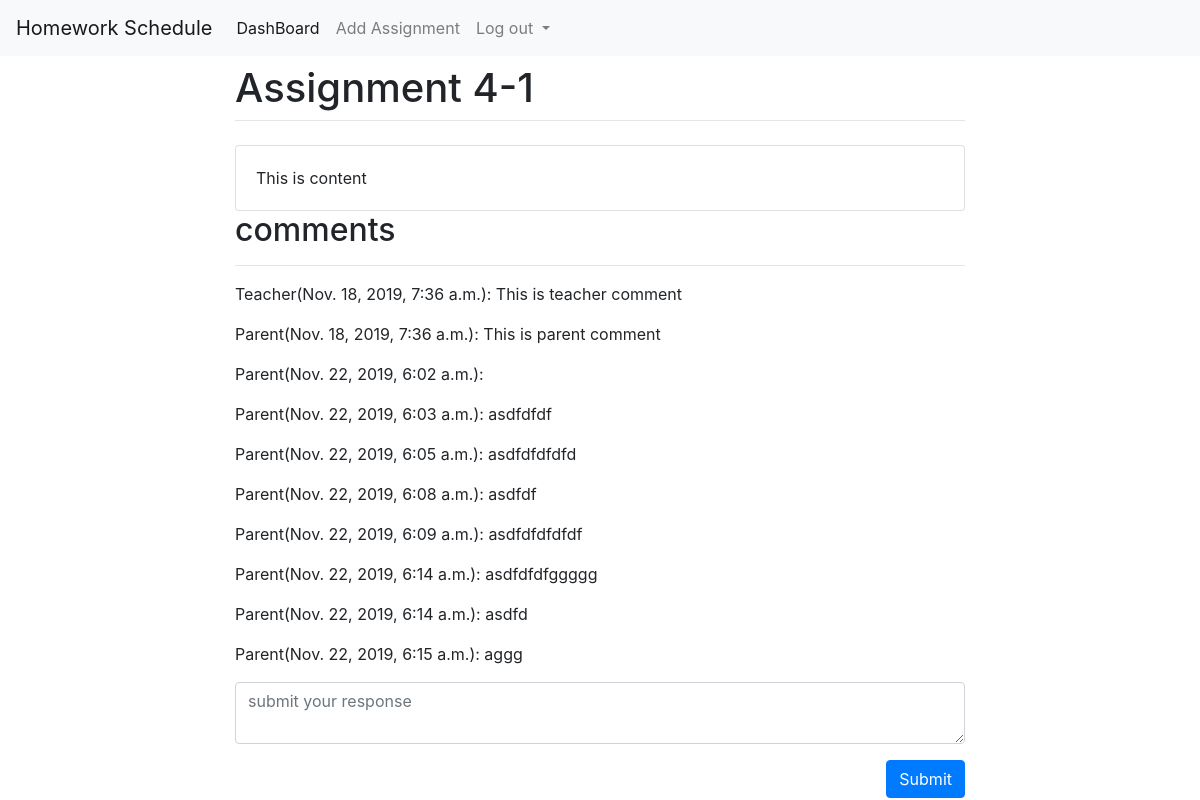
/assignment_preview/7/, run on the app's committed database.
### homeworkScheduleWeb/models.py (models this page shows)
class Assignment(models.Model):
    name = models.TextField(default='', null=False)
    content = models.TextField(default='', null=False)
    class_id = models.ForeignKey('ClassName', on_delete=models.CASCADE, null=False)

class Comment(models.Model):
    content = models.TextField(default='', null=False)
    assignment_id = models.ForeignKey('Assignment', related_name='comments', on_delete=models.CASCADE, null=False)
    status = models.CharField(max_length=1, default='1', null=False)
    created = models.DateTimeField(auto_now_add=True, blank=True)
    user_id = models.ForeignKey(User, on_delete=models.CASCADE, null=True)

### homeworkScheduleWeb/views.py (the view)
# urls.py: url('^assignment_preview/(?P<id>\d+)/$', assignment_view),
def assignment_view(request, id):
    if request.method == 'POST':
        form = PostComment(request.POST)
        assignment = get_object_or_404(Assignment, pk=id)
        user = get_object_or_404(User, pk=1)
        if form.is_valid():
            comment = form.save(commit=False)
            cd = form.cleaned_data
            comment.content = cd['content']
            comment.assignment_id = assignment
            comment.status = 1
            comment.user_id = user
            comment.save()
    else:
        form = PostComment()
    assignment = Assignment.objects.get(id=id)
    comments = list(Comment.objects.filter(assignment_id=id))
    data = {'assignment': assignment, 'comments': comments, 'form': form}
    return render(request, 'preview_assignment.html', data)

### homeworkScheduleWeb/forms.py
class PostComment(forms.ModelForm):
    class Meta:
        model = Comment
        fields = ('content',)

### templates/preview_assignment.html (shortened to what this page needs)
<!doctype html>
<html lang="en">
  <head>
    <link rel="stylesheet" href="https://stackpath.bootstrapcdn.com/bootstrap/4.1.3/css/bootstrap.min.css">
  </head>
  <body>
    {% include "nav.html" %}
    <div class="container">
      <div class="row justify-content-center">
        <div class="col-8">
          <h1 class="mt-2">{{ assignment.name }}</h1>
          <hr class="mt-0 mb-4">
            <div class="card">
                <div class="card-body">
                    {{ assignment.content }}
                </div>
            </div>
        </div>
      </div>
        <div class="row justify-content-center">
            <div class="col-8">
                <h2>comments</h2>
            <hr>
            {% for comment in comments %}
               {% if comment.user_id.id == 1 %}
                <p> Teacher({{comment.created}}): {{ comment.content}} </p>
                {% elif comment.user_id.id == 2 %}
                <p> Parent({{comment.created}}): {{ comment.content}} </p>
                {% endif %}
            {% endfor %}
            </div>
        </div>
        <div class="row justify-content-center">
            <div class="col-8">
                <form action="/assignment_preview/{{assignment.id}}/"method="POST"> {% csrf_token %}
                  <div class="form-group">
                    <textarea class="form-control" name="content" placeholder="submit your response"></textarea>
                  </div>
                    <button type="submit" class="btn btn-primary" style="float: right;">Submit</button>
                </form>
            </div>
        </div>
    </div>
  </body>
</html>

### data on the page
Assignment: name "Assignment 4-1", content "This is content"
Comment: created "Nov. 18, 2019, 7:36 a.m.", content "This is teacher comment"
Comment: created "Nov. 18, 2019, 7:36 a.m.", content "This is parent comment"
Comment: created "Nov. 22, 2019, 6:02 a.m."
Comment: created "Nov. 22, 2019, 6:03 a.m.", content "asdfdfdf"
Comment: created "Nov. 22, 2019, 6:05 a.m.", content "asdfdfdfdfd"
Comment: created "Nov. 22, 2019, 6:08 a.m.", content "asdfdf"
Comment: created "Nov. 22, 2019, 6:09 a.m.", content "asdfdfdfdfdf"
Comment: created "Nov. 22, 2019, 6:14 a.m.", content "asdfdfdfggggg"
Comment: created "Nov. 22, 2019, 6:14 a.m.", content "asdfd"
Comment: created "Nov. 22, 2019, 6:15 a.m.", content "aggg"
